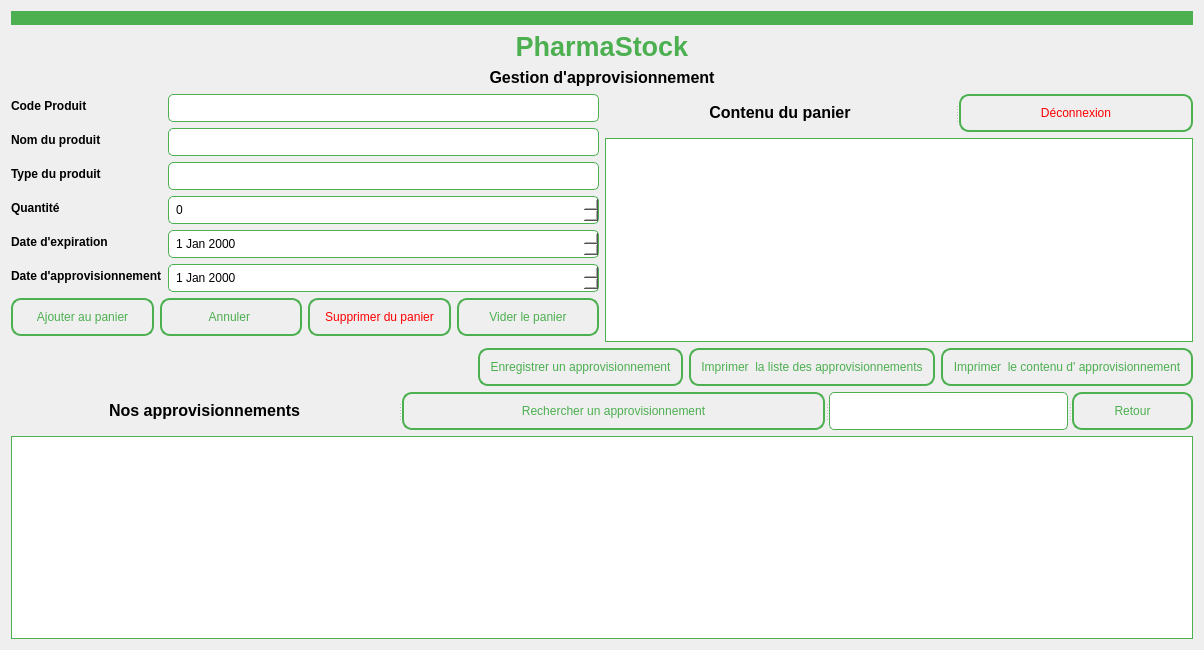
<?xml version="1.0" encoding="UTF-8"?>
<ui version="4.0">
 <class>Approvisionnement</class>
 <widget class="QWidget" name="Approvisionnement">
  <property name="geometry">
   <rect>
    <x>0</x>
    <y>0</y>
    <width>1204</width>
    <height>650</height>
   </rect>
  </property>
  <property name="windowTitle">
   <string>Gestion d'approvisionnement</string>
  </property>
  <property name="windowIcon">
   <iconset resource="images.qrc">
    <normaloff>:/images/GestionStock.png</normaloff>:/images/GestionStock.png</iconset>
  </property>
  <property name="styleSheet">
   <string notr="true">/* Style pour les QPushButton */
QPushButton {
    background-color: none;  /* Vert */
    color:  #4CAF50;
    border: 2px solid #4CAF50;
    border-radius: 10px;
    padding: 10px;
}

QPushButton:hover {
    background-color:white;  /* Vert plus foncé */
	   font-weight: bold;
}

QPushButton:pressed {
    background-color: #388E3C;  /* Vert encore plus foncé */
}

/* Style pour les QLineEdit */
QLineEdit {
    background-color: white;
    border: 1px solid #4CAF50;
    padding: 5px;
    border-radius: 5px;
    color: black;
}

/* Style pour les QDateEdit */
QDateEdit {
    background-color: white;
    border: 1px solid #4CAF50;
    padding: 5px;
    border-radius: 5px;
    color: black;
}

/* Style pour les QSpinBox */
QSpinBox {
    background-color: white;
    border: 1px solid #4CAF50;
    padding: 5px;
    border-radius: 5px;
    color: black;
}

/* Style pour les QDoubleSpinBox */
QDoubleSpinBox {
    background-color: white;
    border: 1px solid #4CAF50;
    padding: 5px;
    border-radius: 5px;
    color: black;
}

/* Style pour le QTableView */
QTableView {
    background-color: white;
    gridline-color: #4CAF50;
    border: 1px solid #4CAF50;
	color:black;

}
QTableView:pressed {
	bacground-color:rgb(188, 188, 188);
	 gridline-color: #4CAF50;
    border: 1px solid #4CAF50;
	color:black;
}

QHeaderView::section {
    background-color: #4CAF50;
    color: white;
    padding: 4px;
    border: 1px solid #4CAF50;
}

/* Style pour les QLabel */
QLabel {
    color: black;
    font-weight: bold;
}
</string>
  </property>
  <layout class="QGridLayout" name="gridLayout">
   <item row="1" column="1" colspan="2">
    <widget class="QLabel" name="label_2">
     <property name="styleSheet">
      <string notr="true">color:#4CAF50;</string>
     </property>
     <property name="text">
      <string>&lt;html&gt;&lt;head/&gt;&lt;body&gt;&lt;p align=&quot;center&quot;&gt;&lt;span style=&quot; font-size:20pt;&quot;&gt;PharmaStock&lt;/span&gt;&lt;/p&gt;&lt;/body&gt;&lt;/html&gt;</string>
     </property>
    </widget>
   </item>
   <item row="3" column="0" rowspan="2" colspan="2">
    <layout class="QFormLayout" name="formLayout">
     <item row="0" column="0">
      <widget class="QLabel" name="label_4">
       <property name="text">
        <string>Code Produit </string>
       </property>
      </widget>
     </item>
     <item row="0" column="1">
      <widget class="QLineEdit" name="code_lineEdit">
       <property name="readOnly">
        <bool>false</bool>
       </property>
      </widget>
     </item>
     <item row="1" column="0">
      <widget class="QLabel" name="label_5">
       <property name="text">
        <string>Nom du produit</string>
       </property>
      </widget>
     </item>
     <item row="1" column="1">
      <widget class="QLineEdit" name="nom_lineEdit">
       <property name="readOnly">
        <bool>true</bool>
       </property>
      </widget>
     </item>
     <item row="2" column="0">
      <widget class="QLabel" name="label_6">
       <property name="text">
        <string>Type du produit</string>
       </property>
      </widget>
     </item>
     <item row="3" column="0">
      <widget class="QLabel" name="label_8">
       <property name="text">
        <string>Quantité</string>
       </property>
      </widget>
     </item>
     <item row="3" column="1">
      <widget class="QSpinBox" name="qte_spinBox"/>
     </item>
     <item row="4" column="0">
      <widget class="QLabel" name="label_10">
       <property name="text">
        <string>Date d'expiration</string>
       </property>
      </widget>
     </item>
     <item row="4" column="1">
      <widget class="QDateEdit" name="dateExpiration_dateEdit"/>
     </item>
     <item row="5" column="0">
      <widget class="QLabel" name="label_11">
       <property name="text">
        <string>Date d'approvisionnement</string>
       </property>
      </widget>
     </item>
     <item row="5" column="1">
      <widget class="QDateEdit" name="dateApprovisionnement_dateEdit"/>
     </item>
     <item row="6" column="0" colspan="2">
      <layout class="QHBoxLayout" name="horizontalLayout_2">
       <item>
        <widget class="QPushButton" name="ajouter_pushButton">
         <property name="styleSheet">
          <string notr="true"/>
         </property>
         <property name="text">
          <string>Ajouter au panier</string>
         </property>
        </widget>
       </item>
       <item>
        <widget class="QPushButton" name="annuler_pushButton">
         <property name="styleSheet">
          <string notr="true">QPushButton {
    background-color:none;
    color:;
}</string>
         </property>
         <property name="text">
          <string>Annuler </string>
         </property>
        </widget>
       </item>
       <item>
        <widget class="QPushButton" name="supprimer_pushButton">
         <property name="styleSheet">
          <string notr="true">QPushButton {
    background-color:none;
    color:red;
}</string>
         </property>
         <property name="text">
          <string>Supprimer du panier</string>
         </property>
        </widget>
       </item>
       <item>
        <widget class="QPushButton" name="vider_pushButton">
         <property name="text">
          <string>Vider le panier</string>
         </property>
        </widget>
       </item>
      </layout>
     </item>
     <item row="2" column="1">
      <widget class="QLineEdit" name="typeProduit_lineEdit">
       <property name="readOnly">
        <bool>true</bool>
       </property>
      </widget>
     </item>
    </layout>
   </item>
   <item row="5" column="0" colspan="4">
    <layout class="QHBoxLayout" name="horizontalLayout">
     <item>
      <spacer name="horizontalSpacer_2">
       <property name="orientation">
        <enum>Qt::Horizontal</enum>
       </property>
       <property name="sizeHint" stdset="0">
        <size>
         <width>40</width>
         <height>20</height>
        </size>
       </property>
      </spacer>
     </item>
     <item>
      <widget class="QPushButton" name="enregistrer_pushButton_2">
       <property name="styleSheet">
        <string notr="true"/>
       </property>
       <property name="text">
        <string>Enregistrer un approvisionnement</string>
       </property>
      </widget>
     </item>
     <item>
      <widget class="QPushButton" name="imprime_pushButton">
       <property name="styleSheet">
        <string notr="true"/>
       </property>
       <property name="text">
        <string>Imprimer  la liste des approvisionnements</string>
       </property>
      </widget>
     </item>
     <item>
      <widget class="QPushButton" name="imprimeContenu_pushButton">
       <property name="styleSheet">
        <string notr="true"/>
       </property>
       <property name="text">
        <string>Imprimer  le contenu d' approvisionnement</string>
       </property>
      </widget>
     </item>
    </layout>
   </item>
   <item row="2" column="1" colspan="2">
    <widget class="QLabel" name="label_3">
     <property name="text">
      <string>&lt;html&gt;&lt;head/&gt;&lt;body&gt;&lt;p align=&quot;center&quot;&gt;&lt;span style=&quot; font-size:12pt;&quot;&gt;Gestion d'approvisionnement&lt;/span&gt;&lt;/p&gt;&lt;/body&gt;&lt;/html&gt;</string>
     </property>
    </widget>
   </item>
   <item row="7" column="0" colspan="4">
    <widget class="QTableView" name="tableView_2"/>
   </item>
   <item row="0" column="0" colspan="4">
    <widget class="QLabel" name="label">
     <property name="styleSheet">
      <string notr="true">background-color:#4CAF50;</string>
     </property>
     <property name="text">
      <string/>
     </property>
    </widget>
   </item>
   <item row="2" column="3">
    <spacer name="horizontalSpacer_10">
     <property name="orientation">
      <enum>Qt::Horizontal</enum>
     </property>
     <property name="sizeHint" stdset="0">
      <size>
       <width>474</width>
       <height>20</height>
      </size>
     </property>
    </spacer>
   </item>
   <item row="4" column="2" colspan="2">
    <widget class="QTableView" name="tableView"/>
   </item>
   <item row="1" column="0">
    <widget class="QLabel" name="label_7">
     <property name="text">
      <string/>
     </property>
    </widget>
   </item>
   <item row="6" column="0" colspan="4">
    <widget class="QSplitter" name="splitter">
     <property name="orientation">
      <enum>Qt::Horizontal</enum>
     </property>
     <widget class="QLabel" name="label_13">
      <property name="text">
       <string>&lt;html&gt;&lt;head/&gt;&lt;body&gt;&lt;p align=&quot;center&quot;&gt;&lt;span style=&quot; font-size:12pt;&quot;&gt;Nos approvisionnements&lt;/span&gt;&lt;/p&gt;&lt;/body&gt;&lt;/html&gt;</string>
      </property>
     </widget>
     <widget class="QPushButton" name="rechercher_pushButton">
      <property name="styleSheet">
       <string notr="true"/>
      </property>
      <property name="text">
       <string>Rechercher un approvisionnement</string>
      </property>
     </widget>
     <widget class="QLineEdit" name="rechercher_lineEdit"/>
     <widget class="QPushButton" name="retour_pushButton">
      <property name="styleSheet">
       <string notr="true"/>
      </property>
      <property name="text">
       <string>Retour</string>
      </property>
     </widget>
    </widget>
   </item>
   <item row="3" column="2" colspan="2">
    <widget class="QSplitter" name="splitter_3">
     <property name="orientation">
      <enum>Qt::Horizontal</enum>
     </property>
     <widget class="QLabel" name="label_12">
      <property name="text">
       <string>&lt;html&gt;&lt;head/&gt;&lt;body&gt;&lt;p align=&quot;center&quot;&gt;&lt;span style=&quot; font-size:12pt;&quot;&gt;Contenu du panier&lt;/span&gt;&lt;/p&gt;&lt;/body&gt;&lt;/html&gt;</string>
      </property>
     </widget>
     <widget class="QPushButton" name="deconnexion_pushButton">
      <property name="styleSheet">
       <string notr="true">color: red;</string>
      </property>
      <property name="text">
       <string>Déconnexion</string>
      </property>
     </widget>
    </widget>
   </item>
   <item row="2" column="0">
    <spacer name="horizontalSpacer_11">
     <property name="orientation">
      <enum>Qt::Horizontal</enum>
     </property>
     <property name="sizeHint" stdset="0">
      <size>
       <width>474</width>
       <height>20</height>
      </size>
     </property>
    </spacer>
   </item>
  </layout>
 </widget>
 <resources>
  <include location="images.qrc"/>
 </resources>
 <connections/>
</ui>
